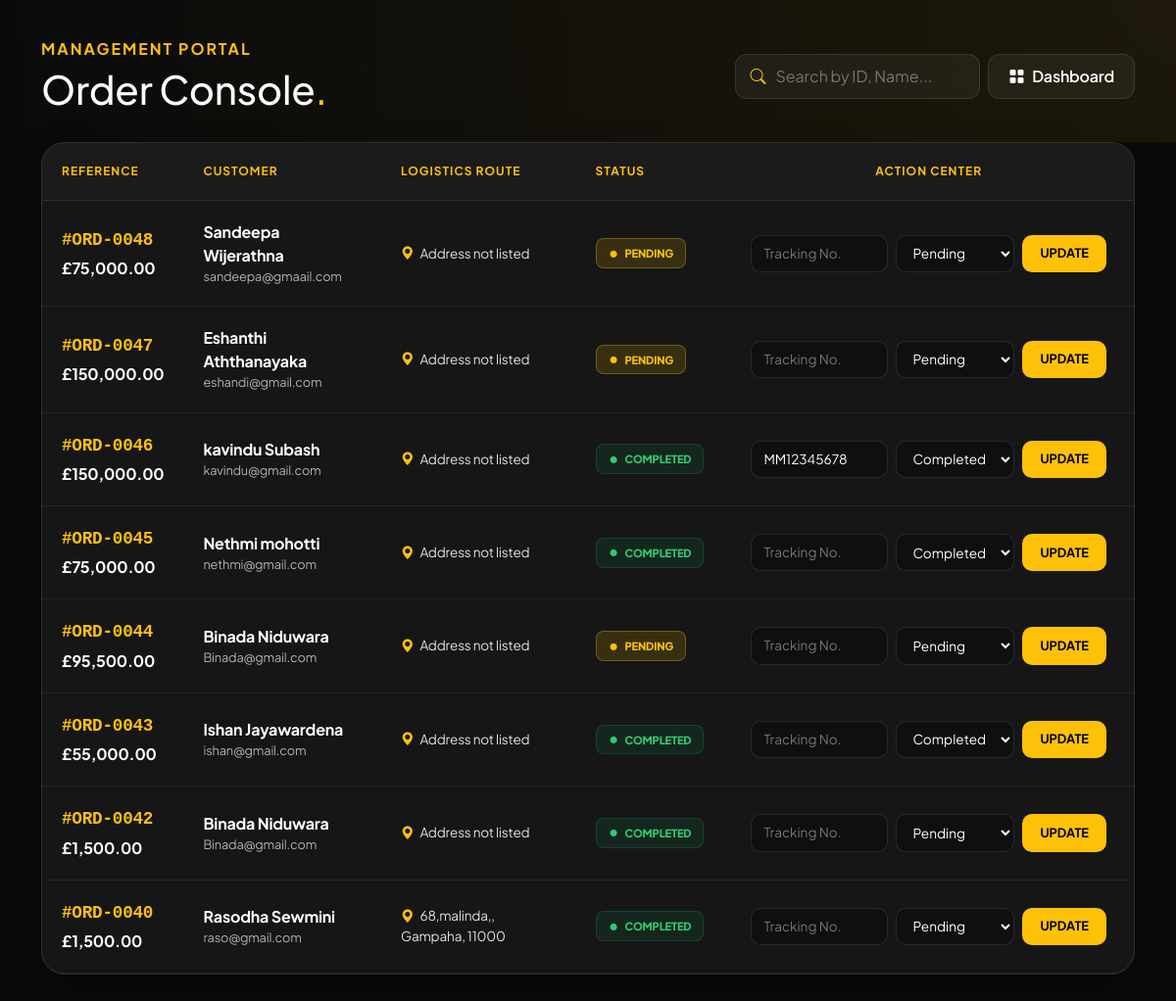
The app's page /melody_masters/staff/process_orders.php (signed in) with its own data.
### tables this page shows
CREATE TABLE `orders` (
  `id` int(11) NOT NULL,
  `user_id` int(11) NOT NULL,
  `total` decimal(10,2) NOT NULL,
  `shipping_cost` decimal(10,2) DEFAULT 0.00,
  `status` varchar(20) DEFAULT 'pending',
  `tracking_no` varchar(100) DEFAULT NULL,
  `created_at` timestamp NOT NULL DEFAULT current_timestamp(),
  `total_amount` double(10,2) DEFAULT NULL,
  `payment_method` varchar(50) DEFAULT NULL,
  `address` text DEFAULT NULL
);

CREATE TABLE `users` (
  `id` int(11) NOT NULL,
  `username` varchar(100) NOT NULL,
  `name` varchar(100) NOT NULL,
  `email` varchar(150) NOT NULL,
  `password` varchar(255) NOT NULL,
  `phone` varchar(20) DEFAULT NULL,
  `address` text DEFAULT NULL,
  `role` enum('customer','staff','admin') DEFAULT 'customer',
  `created_at` timestamp NOT NULL DEFAULT current_timestamp()
);

### melody_masters/staff/process_orders.php (the view, shortened to what this page needs)
<?php
include '../includes/db_config.php';
$search_query = "";
?>
<!DOCTYPE html>
<html lang="en">
<head>
    <link href="https://cdn.jsdelivr.net/npm/bootstrap@5.3.0/dist/css/bootstrap.min.css" rel="stylesheet">
    <link rel="stylesheet" href="https://cdn.jsdelivr.net/npm/bootstrap-icons@1.11.1/font/bootstrap-icons.css">
</head>
<body>
<div class="page-header">
    <div class="container">
        <div class="row align-items-center">
            <div class="col-lg-6 col-md-5 mb-3 mb-md-0">
                <h6 class="text-uppercase fw-bold text-warning mb-2" style="letter-spacing: 2px;">Management Portal</h6>
                <h1 class="fw-800 m-0">Order Console<span class="text-warning">.</span></h1>
            </div>
            <div class="col-lg-6 col-md-7">
                <div class="d-flex flex-column flex-md-row justify-content-md-end align-items-center gap-2">
                    <form action="" method="GET" class="search-container">
                        <i class="bi bi-search search-icon"></i>
                        <input type="text" name="search" class="search-input" placeholder="Search by ID, Name..." value="<?php echo htmlspecialchars($search_query); ?>">
                    </form>
                    <a href="staff_dashboard.php" class="btn-back">
                        <i class="bi bi-grid-fill me-2"></i>Dashboard
                    </a>
                </div>
            </div>
        </div>
    </div>
</div>
<div class="container">
    <div class="console-container">
        <div class="table-responsive">
            <table class="table align-middle">
                <thead>
                    <tr>
                        <th>Reference</th>
                        <th>Customer</th>
                        <th>Logistics Route</th>
                        <th>Status</th>
                        <th class="text-center">Action Center</th>
                    </tr>
                </thead>
                <tbody>
                    <?php
                    $query = "SELECT orders.*, users.username, users.email, users.address
                              FROM orders
                              JOIN users ON orders.user_id = users.id";
                    $query .= " ORDER BY orders.id DESC";
                    $result = $conn->query($query);
                    if ($result && $result->num_rows > 0):
                        while($row = $result->fetch_assoc()):
                            $status_type = strtolower($row['status']);
                            $badge_class = "status-pending";
                            if($status_type == 'completed') $badge_class = "status-completed";
                    ?>
                    <tr>
                        <td>
                            <div class="order-id">#ORD-<?php echo str_pad($row['id'], 4, '0', STR_PAD_LEFT); ?></div>
                            <div class="fw-bold mt-1" style="color: #fff;">£<?php echo number_format($row['total_amount'], 2); ?></div>
                        </td>
                        <td>
                            <div class="customer-name"><?php echo htmlspecialchars($row['username']); ?></div>
                            <div class="customer-email"><?php echo htmlspecialchars($row['email']); ?></div>
                        </td>
                        <td>
                            <div class="logistics-data">
                                <i class="bi bi-geo-alt-fill text-warning me-1"></i>
                                <?php echo htmlspecialchars($row['address'] ?? 'Address not listed'); ?>
                            </div>
                        </td>
                        <td>
                            <span class="status-badge <?php echo $badge_class; ?>">
                                <i class="bi bi-record-fill"></i> <?php echo $row['status']; ?>
                            </span>
                        </td>
                        <td>
                            <form method="POST" class="d-flex gap-2 justify-content-center px-2">
                                <input type="text" name="tracking_no" class="input-dark" style="width: 140px;"
                                       placeholder="Tracking No." value="<?php echo htmlspecialchars($row['tracking_no'] ?? ''); ?>">
                                <select name="status" class="input-dark">
                                    <option value="Pending" <?php if($row['status'] == 'Pending') echo 'selected'; ?>>Pending</option>
                                    <option value="Completed" <?php if($row['status'] == 'Completed') echo 'selected'; ?>>Completed</option>
                                </select>
                                <button type="submit" name="update_order" class="btn-update-action">
                                    Update
                                </button>
                            </form>
                        </td>
                    </tr>
                    <?php endwhile; endif; ?>
                </tbody>
            </table>
        </div>
    </div>
</div>
</body>
</html>

### melody_masters/staff/process_orders.php (style rules this page uses)
:root { --accent: #ffc107; --bg-deep: #0a0a0a; --surface: #161616; --border: rgba(255, 255, 255, 0.1); --text-main: #ffffff; --text-dim: #b0b0b0; }
body { background-color: var(--bg-deep); color: var(--text-main); font-family: 'Plus Jakarta Sans', sans-serif; letter-spacing: -0.2px; overflow-x: hidden; }
.page-header { padding: 40px 0 30px; background: radial-gradient(circle at top right, rgba(255, 193, 7, 0.08), transparent); }
.btn-back { background: rgba(255, 255, 255, 0.05); border: 1px solid var(--border); color: var(--text-main); padding: 10px 20px; border-radius: 12px; font-weight: 600; text-decoration: none; transition: all 0.3s ease; white-space: nowrap; display: inline-flex; align-items: center; }
.search-container { position: relative; min-width: 250px; }
.search-input { background: rgba(255, 255, 255, 0.05); border: 1px solid var(--border); border-radius: 12px; padding: 10px 15px 10px 40px; color: #fff; width: 100%; transition: all 0.3s; }
.search-icon { position: absolute; left: 15px; top: 50%; transform: translateY(-50%); color: var(--accent); pointer-events: none; }
.console-container { background: var(--surface); border: 1px solid var(--border); border-radius: 24px; box-shadow: 0 25px 50px -12px rgba(0, 0, 0, 0.5); overflow: hidden; margin-bottom: 50px; }
.table { color: var(--text-main); margin-bottom: 0; border-collapse: separate; border-spacing: 0; min-width: 900px; }
.table thead th { background: rgba(255, 255, 255, 0.02); padding: 20px; font-size: 0.75rem; text-transform: uppercase; letter-spacing: 1px; font-weight: 700; color: var(--accent); border-bottom: 1px solid var(--border); }
.table tbody td { padding: 20px; vertical-align: middle; border-bottom: 1px solid rgba(255, 255, 255, 0.05); background: transparent; }
.order-id { font-family: 'Courier New', monospace; font-weight: 700; color: var(--accent); font-size: 1.1rem; }
.customer-name { font-weight: 700; color: #fff; font-size: 1rem; }
.customer-email { font-size: 0.8rem; color: var(--text-dim); }
.logistics-data { font-size: 0.85rem; color: #e0e0e0; line-height: 1.5; max-width: 220px; }
.status-badge { padding: 6px 12px; border-radius: 8px; font-size: 0.7rem; font-weight: 800; text-transform: uppercase; display: inline-flex; align-items: center; gap: 6px; }
.status-pending { background: rgba(255, 193, 7, 0.15); color: #ffc107; border: 1px solid rgba(255, 193, 7, 0.3); }
.status-completed { background: rgba(25, 135, 84, 0.15); color: #2ecc71; border: 1px solid rgba(25, 135, 84, 0.3); }
.input-dark { background: rgba(0, 0, 0, 0.3); border: 1px solid var(--border); color: #fff; border-radius: 10px; padding: 8px 12px; font-size: 0.85rem; transition: all 0.3s; }
.btn-update-action { background: var(--accent); color: #000; border: none; padding: 8px 18px; border-radius: 10px; font-weight: 700; font-size: 0.8rem; text-transform: uppercase; transition: all 0.3s; }

### records on screen
orders: id "0048", total_amount "75,000.00", user.username "Sandeepa Wijerathna", user.email "sandeepa@gmaail.com", user.address "Address not listed", status "PENDING"
orders: id "0047", total_amount "150,000.00", user.username "Eshanthi Aththanayaka", user.email "eshandi@gmail.com", user.address "Address not listed", status "PENDING"
orders: id "0046", total_amount "150,000.00", user.username "kavindu Subash", user.email "kavindu@gmail.com", user.address "Address not listed", status "COMPLETED", tracking_no "MM12345678", status "Completed"
orders: id "0045", total_amount "75,000.00", user.username "Nethmi mohotti", user.email "nethmi@gmail.com", user.address "Address not listed", status "COMPLETED", status "Completed"
orders: id "0044", total_amount "95,500.00", user.username "Binada Niduwara", user.email "Binada@gmail.com", user.address "Address not listed", status "PENDING"
orders: id "0043", total_amount "55,000.00", user.username "Ishan Jayawardena", user.email "ishan@gmail.com", user.address "Address not listed", status "COMPLETED", status "Completed"
orders: id "0042", total_amount "1,500.00", user.username "Binada Niduwara", user.email "Binada@gmail.com", user.address "Address not listed", status "COMPLETED"
orders: id "0040", total_amount "1,500.00", user.username "Rasodha Sewmini", user.email "raso@gmail.com", user.address "68,malinda,, Gampaha, 11000", status "COMPLETED"
